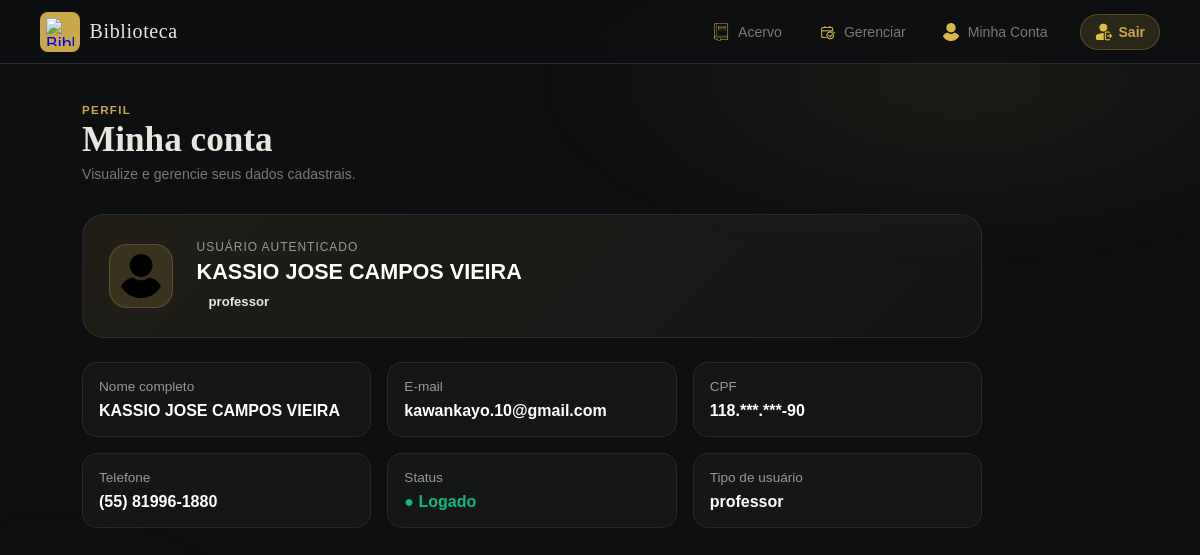
The page /conta/ (signed in) on the database its author committed.
### livros/models.py (models this page shows, shortened)
class Usuario(models.Model):
    TIPOS = [
        ('aluno',     'Aluno'),
        ('professor', 'Professor'),
        ('externo',   'Usuário Externo'),
    ]
    nome      = models.CharField(max_length=100)
    sobrenome = models.CharField(max_length=100)
    email     = models.EmailField(unique=True)
    cpf       = models.CharField(max_length=14, unique=True)
    telefone  = models.CharField(max_length=15, blank=True)
    tipo      = models.CharField(max_length=20, choices=TIPOS)
    senha     = models.CharField(max_length=255)
    criado_em = models.DateTimeField(auto_now_add=True)

### livros/views.py (the view)
# urls.py: path('conta/', views.conta, name='conta'),
def conta(request):
    usuario_id = request.session.get('usuario_id')
    if not usuario_id:
        return redirect('login')
    usuario = get_object_or_404(Usuario, id=usuario_id)
    return render(request, 'livros/conta.html', {
        'usuario': usuario
    })

### templates/livros/conta.html (shortened to what this page needs)
<!DOCTYPE html>
<html lang="pt-BR">
<head>
    {% load static %}
    <link rel="stylesheet" href="{% static 'css/style.css' %}">
    <link rel="stylesheet" href="{% static 'css/acervo.css' %}">
</head>
<body>
<nav class="navbar">
    <a href="{% url 'acervo' %}" class="nav-logo">
        <div class="logo-icon">
            <img src="{% static 'img/icons/book.png' %}" alt="Biblioteca">
        </div>
        <span class="logo-text">Biblioteca</span>
    </a>
    <div class="nav-links" id="nav-menu">
        <a href="{% url 'acervo' %}" class="nav-link">
            <img src="{% static 'img/icons/books.png' %}" class="nav-icon" alt="">
            Acervo
        </a>
        <a href="{% url 'gerenciar' %}" class="nav-link">
            <img src="{% static 'img/icons/check.png' %}" class="nav-icon" alt="">
            Gerenciar
        </a>
        <a href="{% url 'conta' %}" class="nav-link">
            <img src="{% static 'img/icons/user.png' %}" class="nav-icon" alt="">
            Minha Conta
        </a>
    </div>
    <a href="{% url 'cadastro' %}" class="nav-btn sair">
        <img src="{% static 'img/icons/logout.png' %}" class="nav-icon" alt="">
        Sair
    </a>
</nav>
    <main class="main-content">
        <div class="page-header">
            <div>
                <p class="page-label">PERFIL</p>
                <h1 class="page-title">Minha conta</h1>
                <p class="page-sub">
                    Visualize e gerencie seus dados cadastrais.
                </p>
            </div>
        </div>
        {% if usuario %}
        <div class="perfil-wrap">
            <div class="perfil-card modern-card">
                <div class="avatar">
                    <img src="{% static 'img/icons/user.png' %}" class="profile-icon">
                </div>
                <div class="perfil-info">
                    <span class="perfil-label">
                        Usuário autenticado
                    </span>
                    <h2 class="perfil-nome">
                        {{ usuario.nome }} {{ usuario.sobrenome }}
                    </h2>
                    <span class="perfil-badge">
                        {{ usuario.tipo }}
                    </span>
                </div>
            </div>
            <div class="dados-grid modern-grid">
                <div class="dado-item">
                    <span class="dado-label">Nome completo</span>
                    <span class="dado-valor">
                        {{ usuario.nome }} {{ usuario.sobrenome }}
                    </span>
                </div>
                <div class="dado-item">
                    <span class="dado-label">E-mail</span>
                    <span class="dado-valor">
                        {{ usuario.email }}
                    </span>
                </div>
                <div class="dado-item">
                    <span class="dado-label">CPF</span>
                    <span class="dado-valor">
                        {{ usuario.cpf|slice:":3" }}.***.***-{{ usuario.cpf|slice:"-2:" }}
                    </span>
                </div>
                <div class="dado-item">
                    <span class="dado-label">Telefone</span>
                    <span class="dado-valor">
                        {{ usuario.telefone }}
                    </span>
                </div>
                <div class="dado-item">
                    <span class="dado-label">Status</span>
                    <span class="dado-valor status-ok">
                        ● Logado
                    </span>
                </div>
                <div class="dado-item">
                    <span class="dado-label">Tipo de usuário</span>
                    <span class="dado-valor">
                        {{ usuario.tipo }}
                    </span>
                </div>
            </div>
        </div>
        {% endif %}
    </main>
</body>
</html>

### static/css/style.css (style rules this page uses)
*, *::before, *::after { box-sizing: border-box; margin: 0; padding: 0; }
:root { --bg: #0e0f11; --panel: #16181c; --border: #2a2d35; --accent: #c9a84c; --accent2: #e8c96e; --text: #e8e6df; --muted: #7a7870; --error: #e05c5c; --success: #5cba8a; --input-bg: #1d1f25; --radius: 10px; }
body { background: var(--bg); color: var(--text); font-family: 'DM Sans', sans-serif; min-height: 100vh; display: flex; align-items: center; justify-content: center; padding: 2rem 1rem; overflow-x: hidden; }
body::before { content: ''; position: fixed; inset: 0; background: radial-gradient(ellipse 60% 50% at 70% 20%, rgba(201,168,76,0.08) 0%, transparent 60%), radial-gradient(ellipse 50% 40% at 10% 80%, rgba(201,168,76,0.05) 0%, transparent 55%); pointer-events: none; z-index: 0; }
.logo-icon { width: 40px; height: 40px; background: var(--accent); border-radius: 8px; display: flex; align-items: center; justify-content: center; font-size: 1.1rem; }
.logo-text { font-family: 'Playfair Display', serif; font-size: 1.25rem; letter-spacing: 0.03em; color: var(--text); }
.logo-icon img, .brand-icon img, .login-logo img { width: 30px; height: 30px; object-fit: contain; display: block; }

### rows shown on the page
Usuario: nome "KASSIO JOSE CAMPOS", sobrenome "VIEIRA", tipo "professor", email "kawankayo.10@gmail.com", cpf "118", cpf "90", telefone "(55) 81996-1880"
